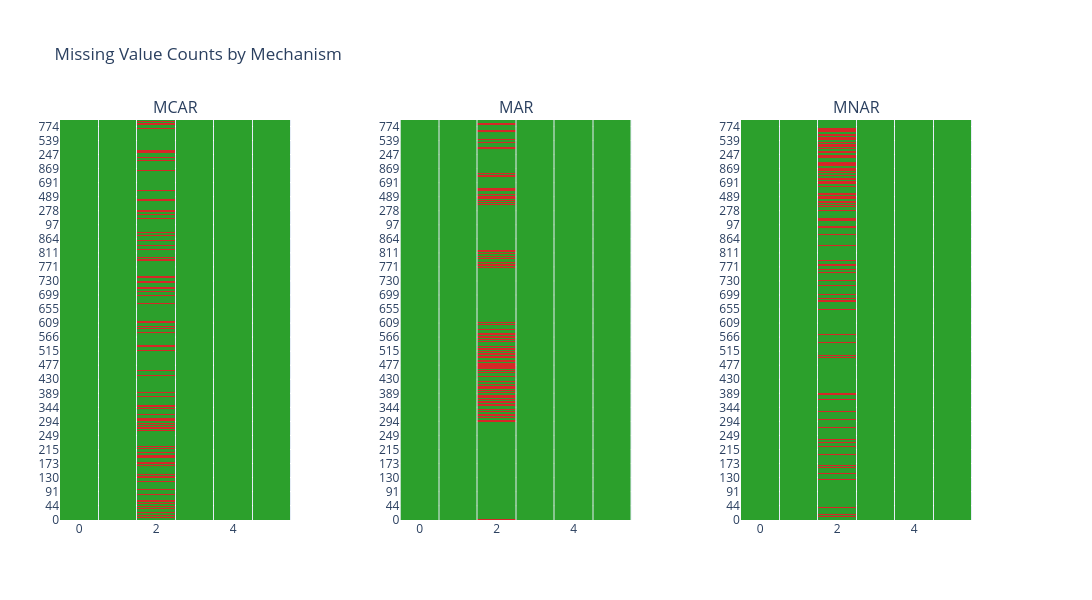

The notebook cell saved with this chart:
### Markdown cell above
- MCAR: No pattern.

- MAR: No pattern. Expected since for this dataset sibsp was not an important predictor.

- MNAR: Slightly more missing values at higher sibsp, but the pattern is not so clear and there are values across the full range. This removes the possibility of being MAR.

### Code cell
panel = Panel(
    plots=[
        md_mcar.heatmap_missingness(
            title="MCAR", 
            order_by=[{"column": "parch", "direction": "asc"}]
            ),
        md_mar.heatmap_missingness(
            title="MAR", 
            order_by=[{"column": "parch", "direction": "asc"}]
            ),
        md_mnar.heatmap_missingness(
            title="MNAR",
            order_by=[{"column": "parch", "direction": "asc"}]
            )
        ],
    title="Missing Value Counts by Mechanism",
    )

panel.show()

### Figure 1 — Plotly figure (JSON) as saved in the notebook; plotly's stock layout.template omitted (floating-point values rounded to 4 significant figures; data arrays with more than 128 entries replaced by an {"elided": "..."} marker saying what was removed)
{"data": [{"colorscale": [[0, "#d62728"], [1, "#2ca02c"]], "customdata": {"elided": "712x6 str values"}, "hovertemplate": "<b>Row</b>: %{y}<br><b>Column</b>: %{customdata}<br><b>Status</b>: %{text}<extra></extra>", "showlegend": false, "showscale": false, "text": {"elided": "712x6 str values"}, "type": "heatmap", "x": [0, 1, 2, 3, 4, 5], "xaxis": "x", "xgap": 1, "y": {"elided": "712 str values"}, "yaxis": "y", "ygap": 0, "z": {"elided": "712x6 int values"}, "zmax": 1, "zmin": 0}, {"colorscale": [[0, "#d62728"], [1, "#2ca02c"]], "customdata": {"elided": "712x6 str values"}, "hovertemplate": "<b>Row</b>: %{y}<br><b>Column</b>: %{customdata}<br><b>Status</b>: %{text}<extra></extra>", "showlegend": false, "showscale": false, "text": {"elided": "712x6 str values"}, "type": "heatmap", "x": [0, 1, 2, 3, 4, 5], "xaxis": "x2", "xgap": 1, "y": {"elided": "712 str values"}, "yaxis": "y2", "ygap": 0, "z": {"elided": "712x6 int values"}, "zmax": 1, "zmin": 0}, {"colorscale": [[0, "#d62728"], [1, "#2ca02c"]], "customdata": {"elided": "712x6 str values"}, "hovertemplate": "<b>Row</b>: %{y}<br><b>Column</b>: %{customdata}<br><b>Status</b>: %{text}<extra></extra>", "showlegend": false, "showscale": false, "text": {"elided": "712x6 str values"}, "type": "heatmap", "x": [0, 1, 2, 3, 4, 5], "xaxis": "x3", "xgap": 1, "y": {"elided": "712 str values"}, "yaxis": "y3", "ygap": 0, "z": {"elided": "712x6 int values"}, "zmax": 1, "zmin": 0}], "layout": {"annotations": [{"font": {"size": 16}, "showarrow": false, "text": "MCAR", "x": 0.1267, "xanchor": "center", "xref": "paper", "y": 1, "yanchor": "bottom", "yref": "paper"}, {"font": {"size": 16}, "showarrow": false, "text": "MAR", "x": 0.5, "xanchor": "center", "xref": "paper", "y": 1, "yanchor": "bottom", "yref": "paper"}, {"font": {"size": 16}, "showarrow": false, "text": "MNAR", "x": 0.8733, "xanchor": "center", "xref": "paper", "y": 1, "yanchor": "bottom", "yref": "paper"}], "font": {}, "height": 600, "margin": {"b": 80, "l": 60, "r": 120, "t": 120}, "showlegend": false, "title": {"text": "Missing Value Counts by Mechanism"}, "width": 1500, "xaxis": {"anchor": "y", "domain": [0, 0.2533]}, "xaxis2": {"anchor": "y2", "domain": [0.3733, 0.6267]}, "xaxis3": {"anchor": "y3", "domain": [0.7467, 1]}, "yaxis": {"anchor": "x", "domain": [0, 1]}, "yaxis2": {"anchor": "x2", "domain": [0, 1]}, "yaxis3": {"anchor": "x3", "domain": [0, 1]}}}
